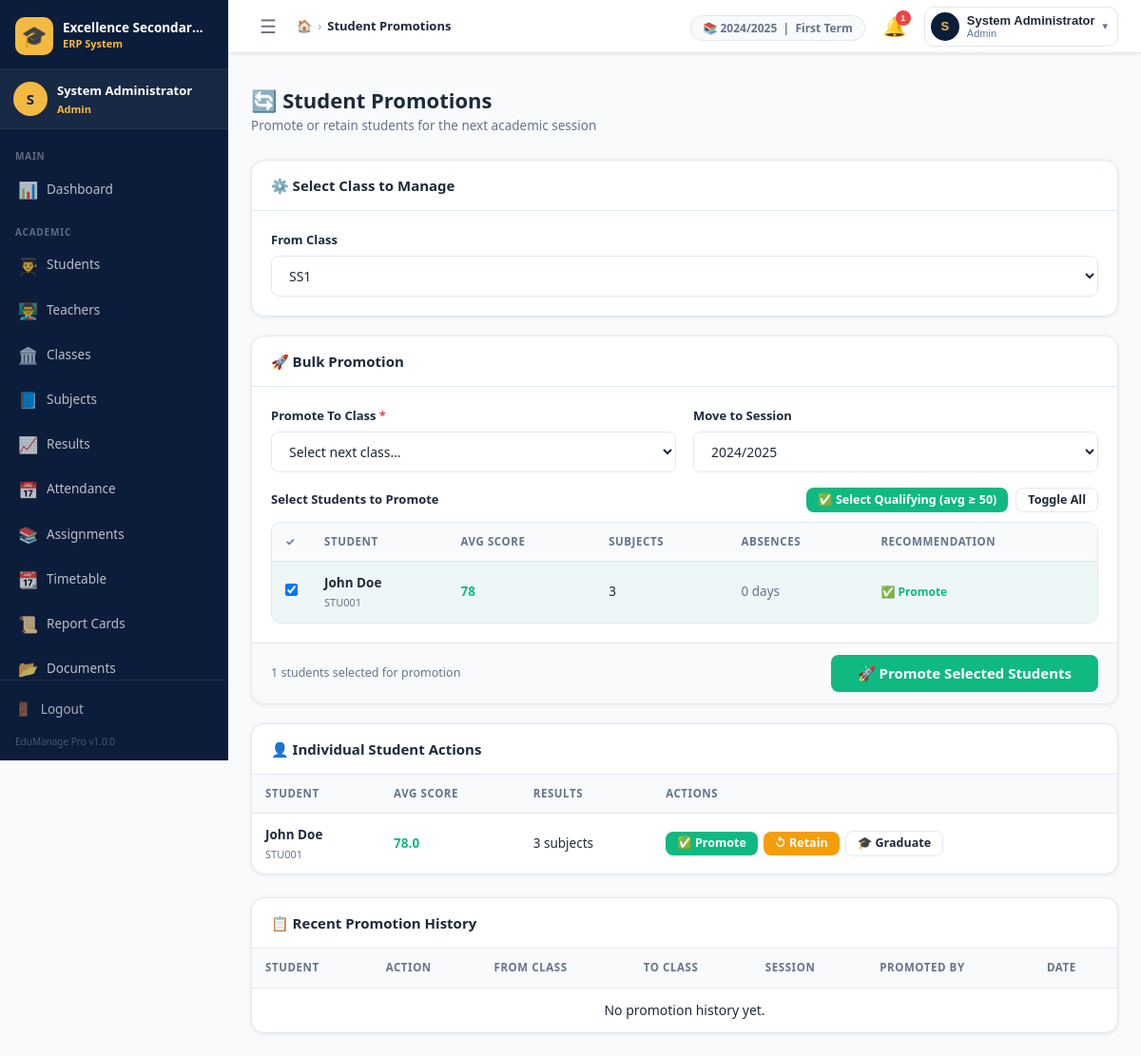
The app's page /admin/promotions.php?class_id=4 (signed in) with its own data.
### tables this page shows
CREATE TABLE `settings` (
  `id`          INT UNSIGNED NOT NULL AUTO_INCREMENT,
  `setting_key` VARCHAR(100) NOT NULL UNIQUE,
  `setting_val` TEXT         DEFAULT NULL,
  `updated_at`  TIMESTAMP    NOT NULL DEFAULT CURRENT_TIMESTAMP ON UPDATE CURRENT_TIMESTAMP,
  PRIMARY KEY (`id`),
  KEY `idx_key` (`setting_key`)
);

CREATE TABLE `students` (
  `id`              INT UNSIGNED NOT NULL AUTO_INCREMENT,
  `user_id`         INT UNSIGNED DEFAULT NULL,
  `student_id`      VARCHAR(20)  NOT NULL UNIQUE,
  `full_name`       VARCHAR(100) NOT NULL,
  `gender`          ENUM('Male','Female') NOT NULL,
  `dob`             DATE         DEFAULT NULL,
  `class_id`        INT UNSIGNED NOT NULL,
  `session_id`      INT UNSIGNED NOT NULL,
  `parent_name`     VARCHAR(100) DEFAULT NULL,
  `parent_phone1`   VARCHAR(20)  NOT NULL,
  `parent_phone2`   VARCHAR(20)  NOT NULL,
  `parent_email`    VARCHAR(100) DEFAULT NULL,
  `address`         TEXT         DEFAULT NULL,
  `photo`           VARCHAR(255) DEFAULT NULL,
  `blood_group`     VARCHAR(5)   DEFAULT NULL,
  `medical_notes`   TEXT         DEFAULT NULL,
  `status`          ENUM('active','inactive','graduated','transferred') NOT NULL DEFAULT 'active',
  `enrolled_date`   DATE         DEFAULT NULL,
  `created_at`      TIMESTAMP    NOT NULL DEFAULT CURRENT_TIMESTAMP,
  `updated_at`      TIMESTAMP    NOT NULL DEFAULT CURRENT_TIMESTAMP ON UPDATE CURRENT_TIMESTAMP,
  PRIMARY KEY (`id`),
  KEY `idx_student_id` (`student_id`),
  KEY `idx_class`      (`class_id`),
  KEY `idx_session`    (`session_id`),
  CONSTRAINT `fk_student_class`   FOREIGN KEY (`class_id`)   REFERENCES `classes`(`id`),
  CONSTRAINT `fk_student_session` FOREIGN KEY (`session_id`) REFERENCES `academic_sessions`(`id`),
  CONSTRAINT `fk_student_user`    FOREIGN KEY (`user_id`)    REFERENCES `users`(`id`) ON DELETE SET NULL
);

### admin/promotions.php (the view, shortened to what the rows shown need)
<?php
$sess_id = current_session_id();
$term_id = current_term_id();
$selClass   = int_val($_GET['class_id'] ?? 0);
$students = [];
if ($selClass) {
    $students = Database::fetchAll(
        "SELECT s.*,
                ROUND(AVG(r.total_score),1) AS avg_score,
                COUNT(r.id) AS result_count,
                (SELECT COUNT(*) FROM attendance a WHERE a.student_id=s.id AND a.term_id=? AND a.status='absent') AS absent_days
         FROM students s
         LEFT JOIN results r ON r.student_id=s.id AND r.session_id=? AND r.term_id=?
         WHERE s.class_id=? AND s.session_id=? AND s.status='active'
         GROUP BY s.id ORDER BY s.full_name",
        [$term_id, $sess_id, $term_id, $selClass, $sess_id]
    );
}
$passGrade = (float)(Database::fetchOne("SELECT MIN(min) AS m FROM grade_ranges WHERE grade != 'F'")['m'] ?? 50);
include INCLUDES_PATH . '/header.php';
?>
<div class="page-header">
    <div class="page-header-left">
        <h1 class="page-title">🔄 Student Promotions</h1>
    </div>
</div>
<?php if ($selClass && !empty($students)): ?>
<div class="card mb-20">
    <form method="POST" action="">
        <div class="card-body">
            <div style="background:var(--light);border-radius:10px;max-height:300px;overflow-y:auto;border:1px solid var(--border)">
                <table class="data-table" style="margin:0">
                    <thead style="position:sticky;top:0;z-index:1">
                        <tr><th style="width:40px">✓</th>
                        <th>Student</th><th>Avg Score</th><th>Subjects</th><th>Absences</th><th>Recommendation</th></tr>
                    </thead>
                    <tbody>
                    <?php foreach ($students as $s):
                        $avg      = (float)($s['avg_score'] ?? 0);
                        $qualifies = $avg >= $passGrade || $s['result_count'] == 0;
                        $recColor  = $qualifies ? 'var(--emerald)' : 'var(--red)';
                        $recLabel  = $qualifies ? '✅ Promote' : '❌ Retain';
                    ?>
                        <tr id="srow_<?= $s['id'] ?>"
                            style="<?= $qualifies?'background:rgba(16,185,129,.04)':'background:#FEF2F2' ?>">
                            <td style="text-align:center">
                                <input type="checkbox" name="student_ids[]" value="<?= $s['id'] ?>"
                                       class="promote-cb"
                                       data-avg="<?= $avg ?>"
                                       data-qualifies="<?= $qualifies?1:0 ?>"
                                       <?= $qualifies?'checked':'' ?>>
                            </td>
                            <td>
                                <div style="font-weight:700"><?= e($s['full_name']) ?></div>
                                <div class="text-xs text-muted"><?= e($s['student_id']) ?></div>
                            </td>
                            <td>
                                <span style="font-weight:800;color:<?= $avg>=$passGrade?'var(--emerald)':'var(--red)' ?>">
                                    <?= $avg ?: '—' ?>
                                </span>
                            </td>
                            <td class="text-muted"><?= $s['result_count'] ?></td>
                            <td style="color:<?= $s['absent_days']>=5?'var(--red)':'var(--text-muted)' ?>">
                                <?= $s['absent_days'] ?> days
                            </td>
                            <td><span style="font-weight:700;font-size:12px;color:<?= $recColor ?>"><?= $recLabel ?></span></td>
                        </tr>
                    <?php endforeach; ?>
                    </tbody>
                </table>
            </div>
        </div>
    </form>
</div>
<div class="card mb-24">
    <div class="table-wrap">
        <table class="data-table">
            <thead><tr>
                <th>Student</th><th>Avg Score</th><th>Results</th><th>Actions</th>
            </tr></thead>
            <tbody>
            <?php foreach ($students as $s): ?>
                <tr>
                    <td>
                        <div style="font-weight:700"><?= e($s['full_name']) ?></div>
                        <div class="text-xs text-muted"><?= e($s['student_id']) ?></div>
                    </td>
                    <td>
                        <strong style="color:<?= ($s['avg_score']??0)>=$passGrade?'var(--emerald)':'var(--red)' ?>">
                            <?= $s['avg_score'] ?: '—' ?>
                        </strong>
                    </td>
                    <td class="text-muted"><?= $s['result_count'] ?> subjects</td>
                    <td>
                        <div class="td-actions">
                            <button class="btn btn-sm btn-success"
                                    onclick="openActionModal(<?= $s['id'] ?>, '<?= e(addslashes($s['full_name'])) ?>', 'promote')">
                                ✅ Promote
                            </button>
                            <button class="btn btn-sm btn-warning"
                                    onclick="openActionModal(<?= $s['id'] ?>, '<?= e(addslashes($s['full_name'])) ?>', 'retain')">
                                ↺ Retain
                            </button>
                            <button class="btn btn-sm btn-outline"
                                    onclick="openActionModal(<?= $s['id'] ?>, '<?= e(addslashes($s['full_name'])) ?>', 'graduate')">
                                🎓 Graduate
                            </button>
                        </div>
                    </td>
                </tr>
            <?php endforeach; ?>
            </tbody>
        </table>
    </div>
</div>
<?php elseif ($selClass): ?>
<div class="card mb-24"><div class="card-body table-empty">No active students in this class.</div></div>
<?php endif; ?>
<div class="card">
    <div class="table-wrap">
        <table class="data-table">
            <thead><tr>
                <th>Student</th><th>Action</th><th>From Class</th><th>To Class</th><th>Session</th><th>Promoted By</th><th>Date</th>
            </tr></thead>
        </table>
    </div>
</div>
<?php include INCLUDES_PATH . '/footer.php'; ?>

### includes/header.php (shortened to what the rows shown need)
<?php
$schoolName  = get_setting('school_name', APP_NAME);
?>
<!DOCTYPE html>
<html lang="en">
<head>
    <link rel="stylesheet" href="<?= BASE_URL ?>/assets/css/style.css">
</head>
<body>
<div class="app-wrapper">
    <?php include INCLUDES_PATH . '/sidebar.php'; ?>
    <div class="main-area">
        <header class="topnav">
            <div class="topnav-right">
                <div class="topnav-meta hidden-sm">
                    <span class="meta-pill">
                        📚 <?= e(get_setting('current_session', '—')) ?>
                        &nbsp;|&nbsp;
                        <?= e(get_setting('current_term', '—')) ?> Term
                    </span>
                </div>
            </div>
        </header>
        <main class="main-content">

### records on screen
settings: setting_val "2024/2025"
settings: setting_val "First"
students: full_name "John Doe", student "STU001", avg "78", result_count "3", absent_days "0", recLabel "✅ Promote", avg_score "78.0"

### other values on screen
get_setting('school_name', APP_NAME) "Excellence Secondar…"
substr(current_full_name(), 0, 1) "S"
current_full_name() "System Administrator"
current_role_name() "Admin"
$item['section'] "MAIN"
$item['icon'] "📊"
$item['label'] "Dashboard"
$item['section'] "ACADEMIC"
$item['icon'] "👨‍🎓"
$item['label'] "Students"
$item['icon'] "👨‍🏫"
$item['label'] "Teachers"
$item['icon'] "🏛️"
$item['label'] "Classes"
$item['icon'] "📘"
